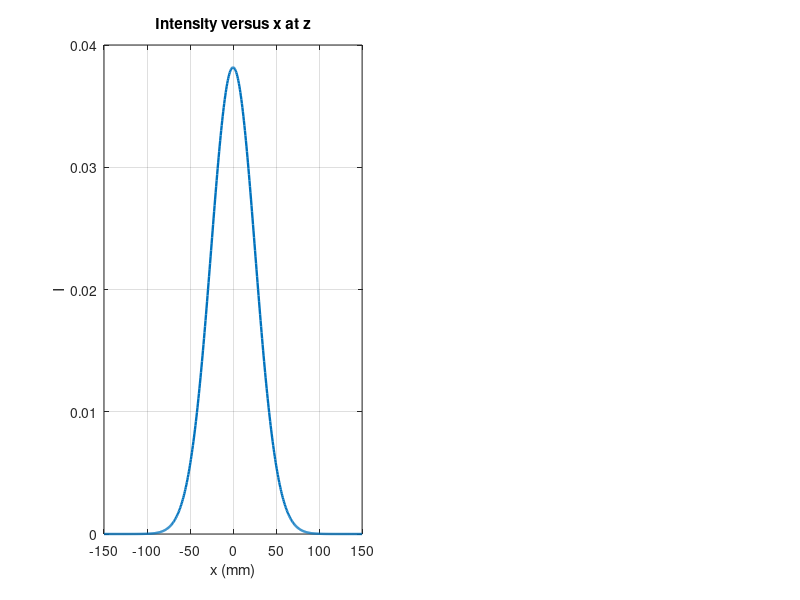

The MATLAB source for this figure: (Note: this script raises an error after producing the figure.)
%%% Defining Parameters %%%
Wo     = 0.01;                   % Beam Waist at z = 0
lambda = 0.0046;                 % Wavelength
zo     = pi * Wo^2 / lambda;     % Rayleigh distance
k      = 2*pi/lambda;            % Wave number
N      = 512;                    % Number of sampling points
L      = 0.3;                    % Spatial domain size
z      = 5*zo;                      % the distance the beam propagates

%%% 2D Spatial Coordinate System %%%
x = linspace(-L/2, L/2, N);
y = x;
[X, Y] = meshgrid(x, y);
rho_square = X.^2 + Y.^2;

%%% Spatial Frequency Grid for Kx and Ky %%%
dk = 2*pi/L;
kx = (-N/2:N/2-1) * dk;
ky = (-N/2:N/2-1) * dk;
[KX, KY] = meshgrid(kx, ky);

Uo = exp(-rho_square/(Wo^2));  % Complex Amplitude at z = 0

%%% Performing the spatial Fourier transform for Uo %%%
U_kx_ky = fftshift(fft2(ifftshift(Uo)));

kz = k - (KX.^2 + KY.^2)/(2*k);            % kz using paraxial approximation
H = exp(1j * kz * z);                      % The system transfer function
Uz_r = fftshift(ifft2(ifftshift(U_kx_ky .* H)));    % Field distribution at z




%%% Plotting Intensity versus x and spot intensity %%%

fixed_Intensity_x = [-30 30];  % Fixed x-axis for comparing peak intensities
fixed_Intensity_y = [0 1.2];  % Fixed y-axis for comparing peak intensities

figure(1);

%Intensity versus x 
subplot(1,2,1);
plot(x*1000, abs(Uz_r(N/2, :)).^2, 'LineWidth', 1.7);    %Convert to mm for display  , %center row slice at  y= 0: Uz_r(N.2, :)
xlabel('x (mm)'); ylabel('I');
title('Intensity versus x at z');
grid on;
ylim(fixed_Intensity);
xlim(fixed_Intensity_x) ;

%Intensity Spot 
subplot(1,2,2);
imagesc(x*1000, y*1000, abs(Uz_r).^2);
axis image; 
axis xy;
xlabel('x (mm)'); ylabel('y (mm)');
title('Intensity spot at z');
colorbar;






%%% Reflection from Parabolic Mirror %%%
f = -4*zo;                               % Focus of the mirror
M = exp(1j * k * rho_square / (2*f));    % Transfer Function of the mirror
Uout_r = M .* Uz_r;
Uout_r = fftshift(fft2(ifftshift(Uout_r)));  % Output field after reflector

% Propagation after reflection
z1 = zo;
z2 = 4*zo;
z3 = 6*zo;

H1 = exp(1j * kz * z1);
Uz_zo = fftshift(ifft2(ifftshift(Uout_r.*H1)));    % Field at z = zo

H2 = exp(1j * kz * z2);
Uz_4zo = fftshift(ifft2(ifftshift(Uout_r.* H2)));  % Field at z = 4zo

H3 = exp(1j * kz * z3);
Uz_6zo = fftshift(ifft2(ifftshift(Uout_r.*H3)));   % Field at z = 6zo







%%% Plotting beam after reflector at z = zo, 4zo, 6zo %%%
fixed_ylim = [0 0.1];       % Fixed y-axis for comparing peak intensities
fixed_xlim = [-75 75];      % Fixed x-axis for comparing peak intensities

figure(2);

% z = zo
subplot(2,3,1);
plot(x*1000, abs(Uz_zo(N/2,:)).^2,'LineWidth', 1.7);             %Convert to mm for display  , %center row slice at  y= 0: Uz_zo(N.2, :)
xlabel('x (mm)'); ylabel('I (w/m^2)');
title('Intensity at z = zo after reflector');
grid on;
ylim(fixed_ylim);
xlim(fixed_xlim);

% z = 4zo
subplot(2,3,2);
plot(x*1000, abs(Uz_4zo(N/2,:)).^2,'LineWidth', 1.7);            %Convert to mm for display  , %center row slice at  y= 0: Uz_4zo(N.2, :)
xlabel('x (mm)'); ylabel('I (w/m^2)');
title('Intensity at z = 4zo after reflector');
grid on;
ylim(fixed_ylim);
xlim(fixed_xlim);

% z = 6zo
subplot(2,3,3);
plot(x*1000, abs(Uz_6zo(N/2,:)).^2, 'LineWidth', 1.7);           %Convert to mm for display  , %center row slice at  y= 0: Uz_6zo(N.2, :)
xlabel('x (mm)'); ylabel('I (w/m^2)');
title('Intensity at z = 6zo after reflector');
grid on;
ylim(fixed_ylim);
xlim(fixed_xlim);







